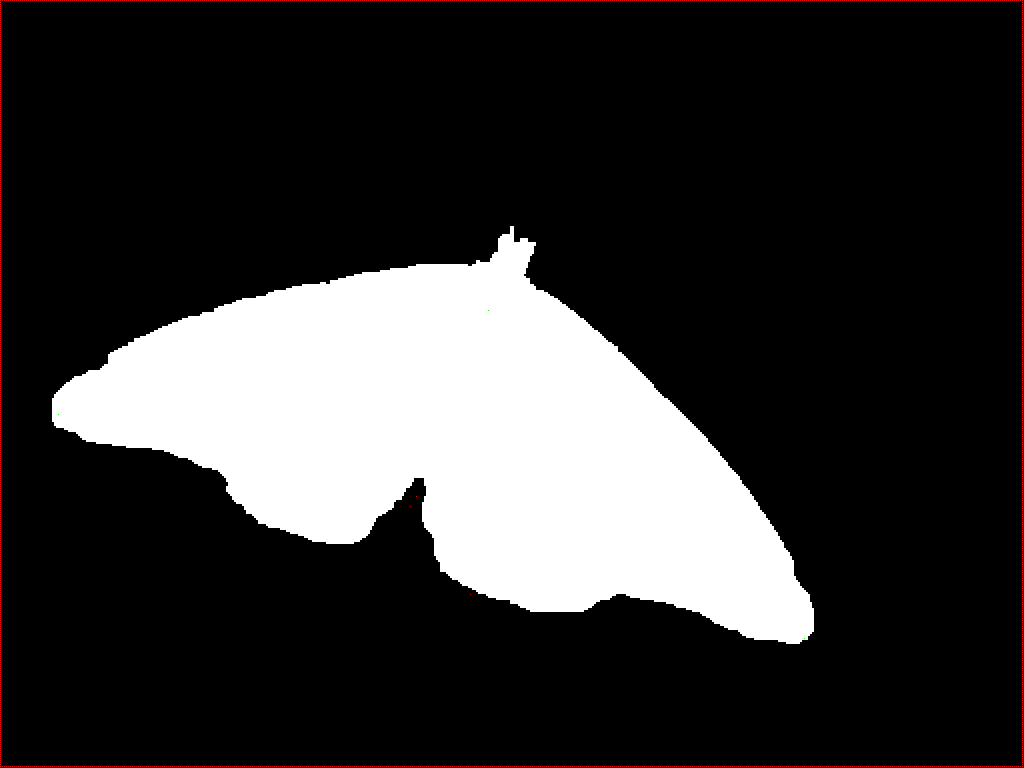
#> input picture 0010001_seg0.png, 1024 x 768 px
$ python superpixel_segments.py --image 0010001_seg0.png
#> lines starting #> are read from the running program, lines starting #| are printed output that depends on the picture; after the words box and inside, x2 and y2 are one past the last pixel; in counts of white or black regions, pixels touching at a corner belong together
# USAGE
# python superpixel_segments.py --image <image_path>

# import the necessary packages
from skimage.segmentation import slic
from skimage.segmentation import mark_boundaries
from skimage.util import img_as_float
import matplotlib.pyplot as plt
import numpy as np
import argparse
import cv2

# construct the argument parser and parse the arguments
ap = argparse.ArgumentParser()
ap.add_argument("-i", "--image", required = True, help = "Path to the image")
args = vars(ap.parse_args())

# load the image and apply SLIC and extract (approximately)
# the supplied number of segments
image = cv2.imread(args["image"])
#> image is the input picture: shape (768, 1024, 3); mean B, G, R 51.5, 51.5, 52.1
segments = slic(img_as_float(image), n_segments = 100, sigma = 5)
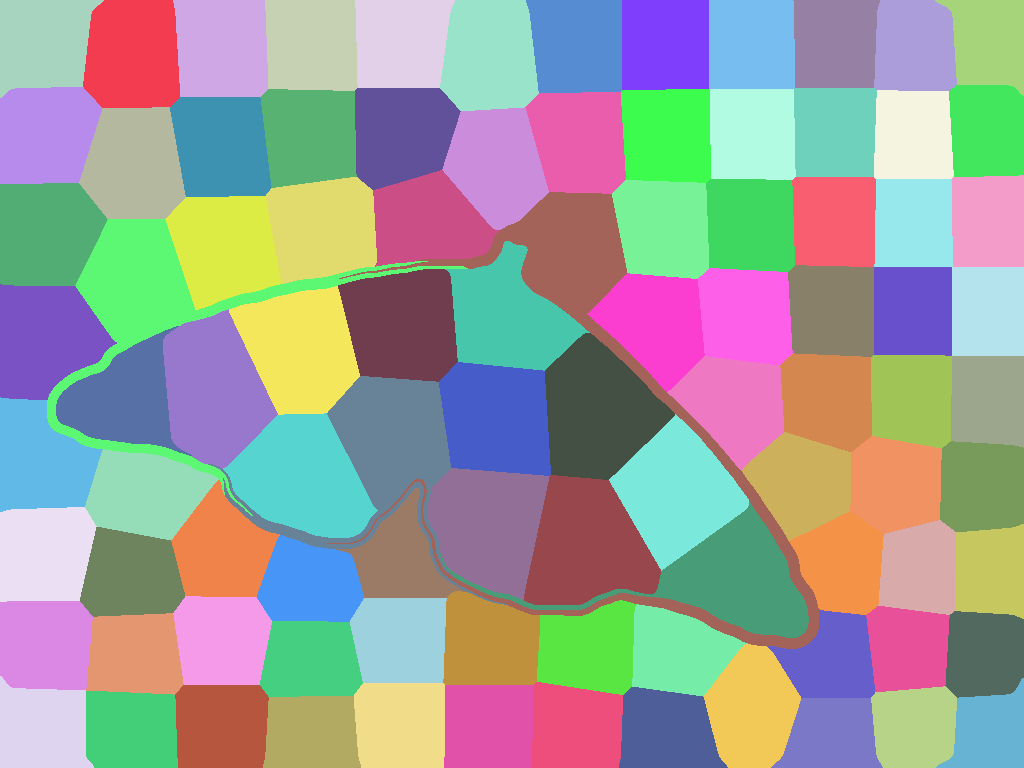
#> segments: shape (768, 1024) int64; 94 distinct labels, from 1 to 94; one colour per label, 0 black

# show the output of SLIC
fig = plt.figure("Superpixels")
ax = fig.add_subplot(1, 1, 1)
ax.imshow(mark_boundaries(img_as_float(cv2.cvtColor(image, cv2.COLOR_BGR2RGB)), segments))
plt.axis("off")
plt.show()
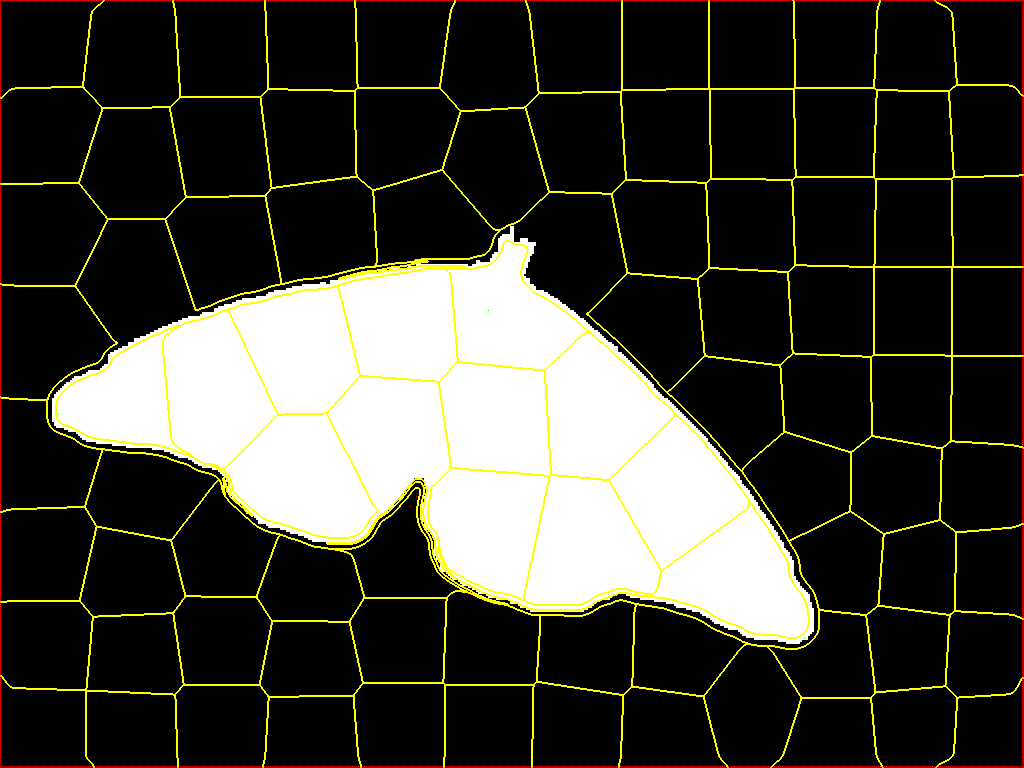
#> shown: shape (768, 1024, 3) float64; mean R, G, B 0.237, 0.234, 0.192

# loop over the unique segment values
for (i, segVal) in enumerate(np.unique(segments)):
	# construct a mask for the segment
	print ("[x] inspecting segment %d" % (i))
	mask = np.zeros(image.shape[:2], dtype = "uint8")
	mask[segments == segVal] = 255

	# show the masked region
	cv2.imshow("Mask", mask)
	cv2.imshow("Applied", cv2.bitwise_and(image, image, mask = mask))
	cv2.waitKey(0)
#> this loop made 94 passes
#| [x] inspecting segment 0
#| [x] inspecting segment 1
#| [x] inspecting segment 2
#| [x] inspecting segment 3
#| [x] inspecting segment 4
#| [x] inspecting segment 5
#| [x] inspecting segment 6
#| [x] inspecting segment 7
#> (further printed lines are left out)
#> pass 1, `cv2.imshow("Mask", mask)`:
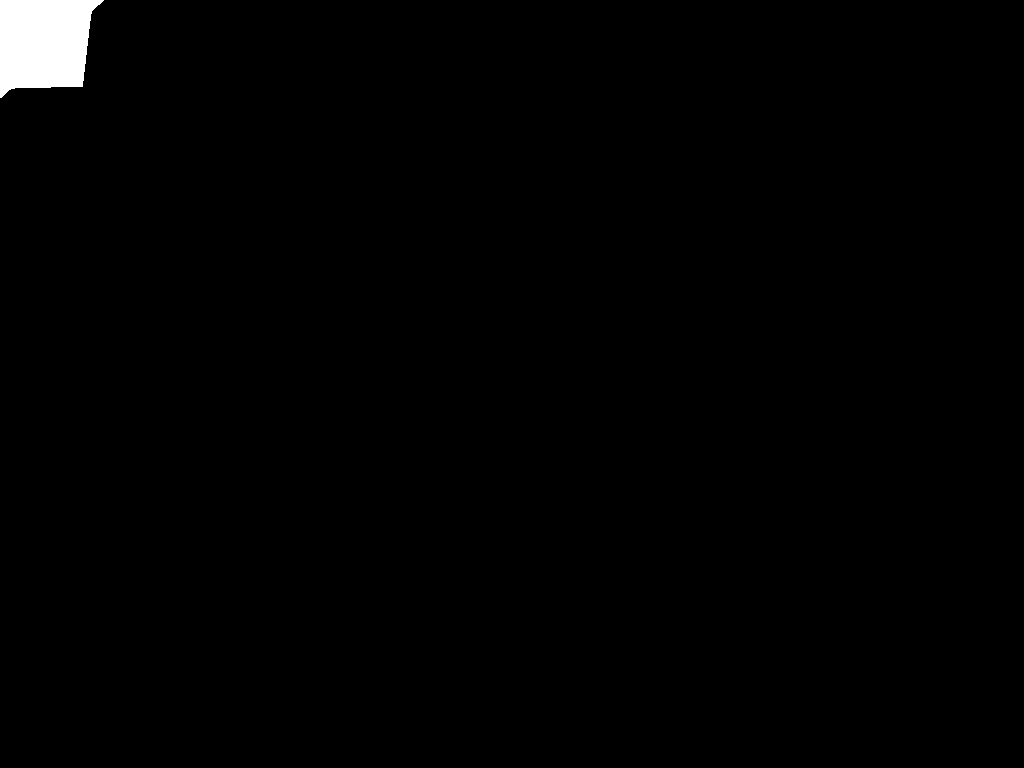
#> window 'Mask': shape (768, 1024); 1% white; 1 white region, box (x1, y1, x2, y2) and area: (0, 0, 104, 98) 7833
#> pass 1, `cv2.imshow("Applied", cv2.bitwise_and(image, image, mask = mask))`:
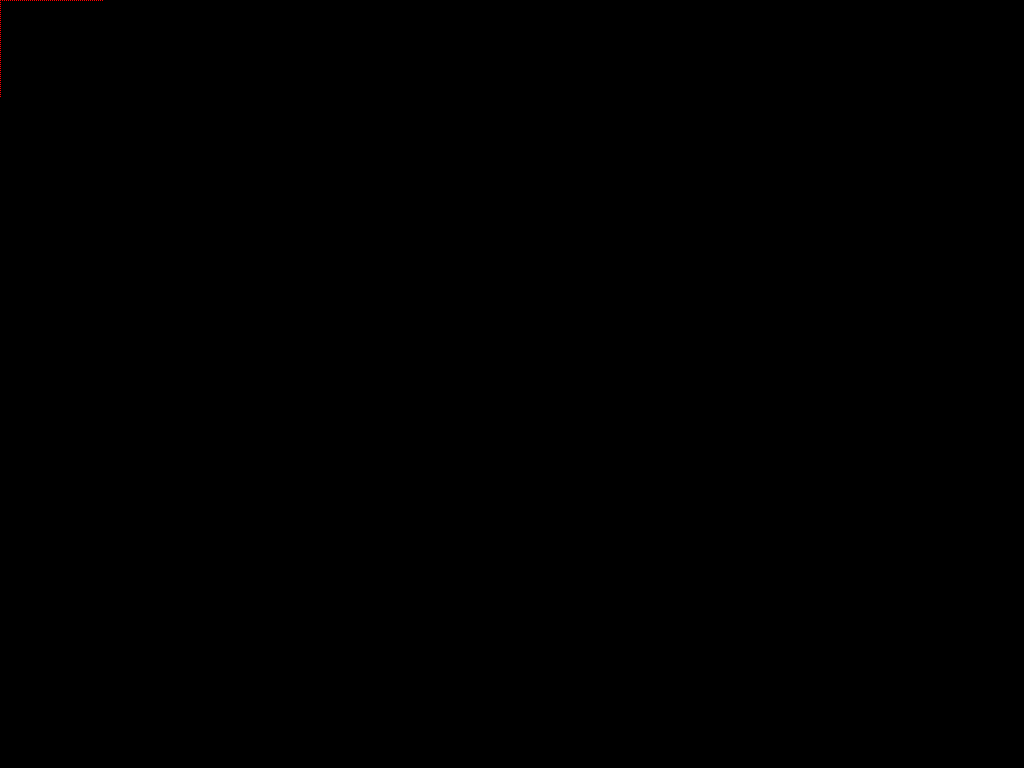
#> window 'Applied': shape (768, 1024, 3); mean B, G, R 0, 0, 0
#> after the loop:
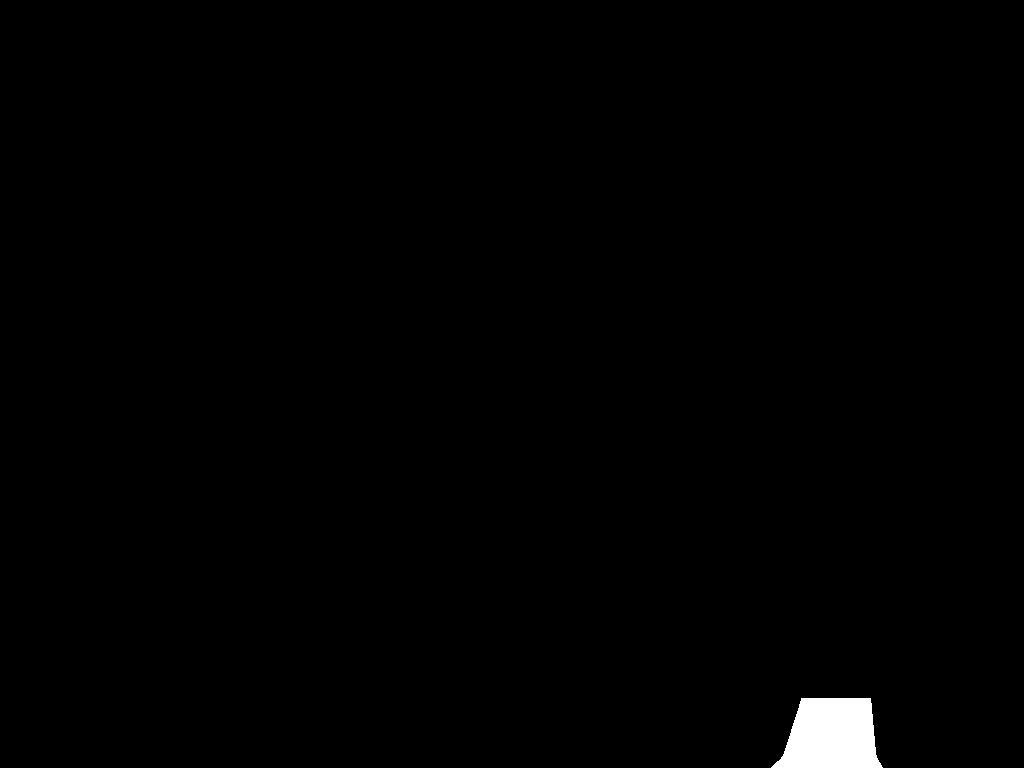
#> mask: shape (768, 1024); 0.76% white; 1 white region, box (x1, y1, x2, y2) and area: (771, 698, 883, 768) 5959
